Frame 1 (no input): blank canvas, image omitted
Frame 60 (no input): blank canvas, image omitted
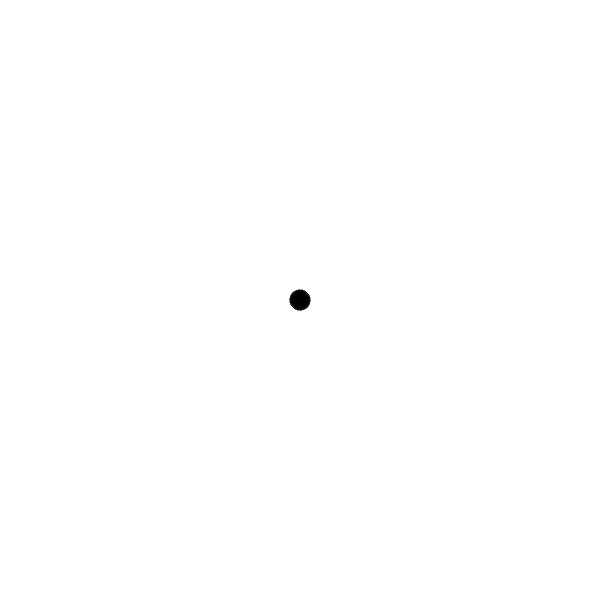
Frame 120 (the mouse pressed at the canvas centre since frame 60)

The p5.js sketch whose frames 1 and 60 were blank and that drew this single picture after the mouse press (run headless with seeded random() and noise() and a simulated clock; from frame 60 on, the mouse is pressed at the canvas centre):

// p5.js sketch
// ── sketch.js
let angle = 0;
let lineLength = 20;
let rotationSpeed = 0.15;

let drawingLayer;

let lengthSlider;
let lengthLabel;
let oscillatorButton;

let oscillatorOn = false;
let oscillatorPhase = 0;

function setup() {
  createCanvas(600, 600);

  drawingLayer = createGraphics(width, height);
  drawingLayer.background(255);

  createSpan("Line Length: ");
  lengthSlider = createSlider(2, 150, 20, 1);
  lengthLabel = createSpan(" 20");

  createP("");

  oscillatorButton = createButton("Oscillator OFF");
  oscillatorButton.mousePressed(toggleOscillator);

  createButton("Clear").mousePressed(() => {
    drawingLayer.background(255);
  });
}

function draw() {
  background(255);
  image(drawingLayer, 0, 0);

  let baseLength = lengthSlider.value();

  if (oscillatorOn) {
    lineLength = baseLength * (0.5 + 0.5 * sin(oscillatorPhase));
    oscillatorPhase += 0.05;
  } else {
    lineLength = baseLength;
  }

  lengthLabel.html(" " + floor(lineLength));

  // Draw permanently when pressed
  if (mouseIsPressed && mouseY < height && mouseX < width) {
    drawSpinningLine(drawingLayer);
  }

  // Always visible preview
  drawSpinningLine(window);

  angle += rotationSpeed;
}

function drawSpinningLine(g) {
  if (g === window) {
    push();
    translate(mouseX, mouseY);
    rotate(angle);
    stroke(0);
    strokeWeight(1);
    line(-lineLength / 2, 0, lineLength / 2, 0);
    pop();
  } else {
    g.push();
    g.translate(mouseX, mouseY);
    g.rotate(angle);
    g.stroke(0);
    g.strokeWeight(1);
    g.line(-lineLength / 2, 0, lineLength / 2, 0);
    g.pop();
  }
}

function toggleOscillator() {
  oscillatorOn = !oscillatorOn;
  oscillatorButton.html(
    oscillatorOn ? "Oscillator ON" : "Oscillator OFF"
  );
}
